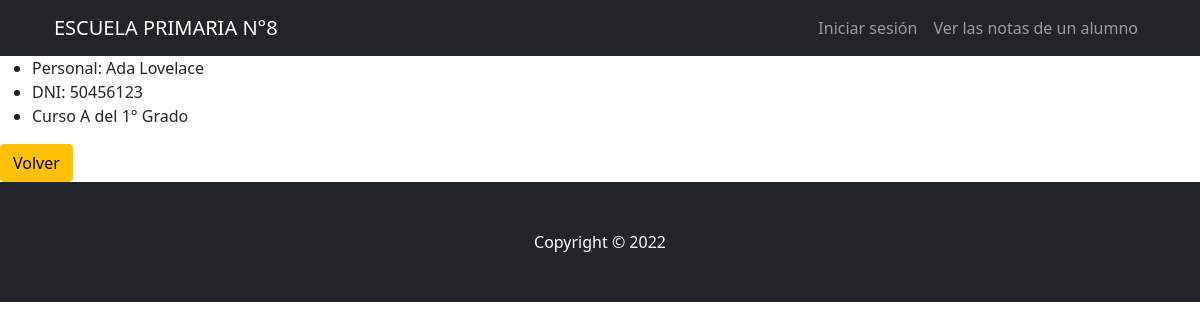
The page /AppZero/alumnos/detalle/1 on the database as committed earlier.
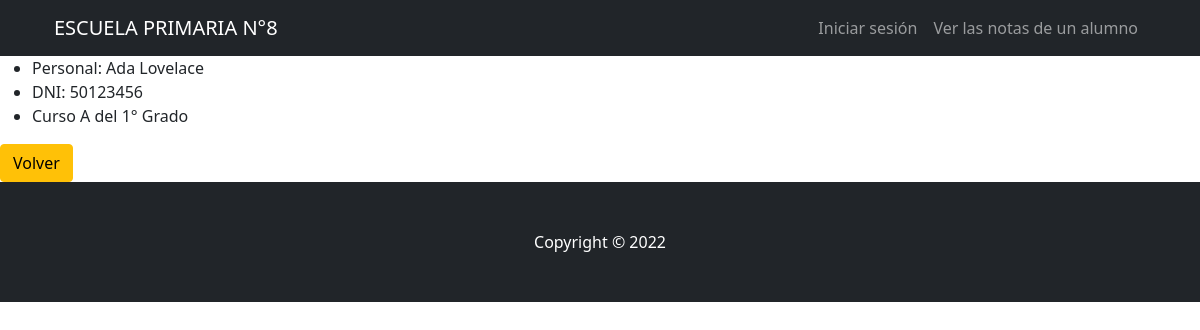
The same page on the database as committed later.
### AppZero/models.py (models this page shows, shortened)
class Alumno(models.Model):
    nombre=models.CharField(max_length=40)
    apellido=models.CharField(max_length=40)
    DNI = models.IntegerField()
    direccion=models.CharField(max_length=60, blank=True, null=True)
    telefono=models.IntegerField(blank=True, null=True)
    email=models.EmailField(blank=True, null=True)
    calificaciones = models.OneToOneField('Calificacion', null=True, on_delete=models.CASCADE, related_name='+' )
    curso = models.ForeignKey(Curso, on_delete=models.CASCADE)

class Curso(models.Model):
    grado = models.ForeignKey(Grado, on_delete=models.CASCADE, null=True)
    division=models.CharField(max_length=1)
    def __str__(self):
        return f'Curso {self.division} del {self.grado}'

class Grado(models.Model):
    grado=models.CharField(max_length=1)
    def __str__(self):
        return f'{self.grado}° Grado'

### AppZero/views.py (the view)
# urls.py: path('alumnos/detalle/<pk>', views.AlumnosDetail.as_view(), name="AlumnosDetail"),
class AlumnosDetail(DetailView):
    model = Alumno
    template_name = 'AppZero/Alumnos/alumnos_detail.html'

### AppZero/Templates/AppZero/Alumnos/alumnos_detail.html (shortened to what this page needs)
{% extends "AppZero/padre.html" %}
{% load static %}
{% block contenidoAdicional %}
    <ul>
        <li>Personal: {{alumno.nombre}} {{alumno.apellido}}</li>
        <li>DNI: {{alumno.DNI}}</li>
        <li>{{alumno.curso}}</li>
    </ul>
    <a class="btn btn-warning" href="javascript:history.back()">Volver</a>
{% endblock %}

Rows that differ between the two databases and show on the page:
changed Alumno "Ada": DNI "50456123" → "50123456"
